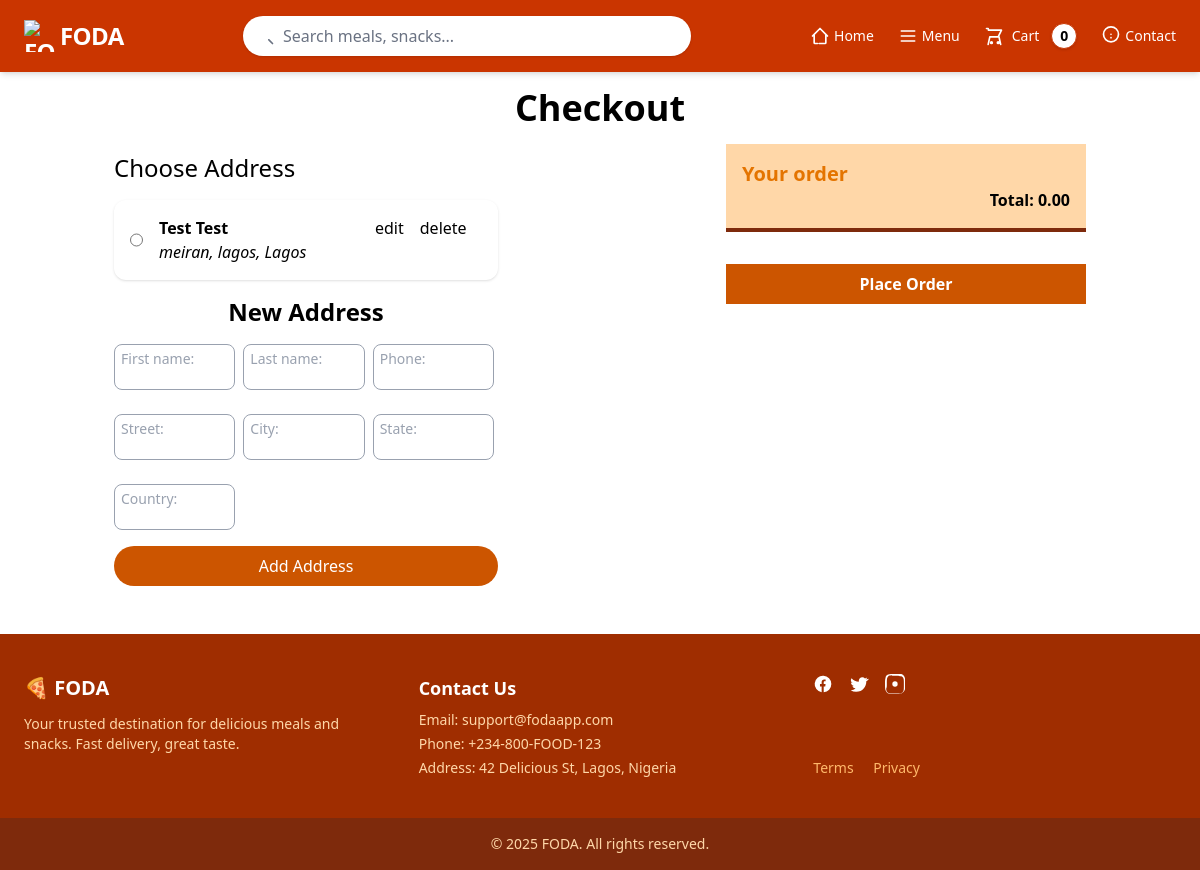
The page /cart/checkout/ (signed in) on the database its author committed.
### user/models.py (models this page shows, shortened)
class Address(models.Model):
    user = models.ForeignKey(User, related_name="address", on_delete=models.CASCADE)
    first_name = models.CharField(max_length=50)
    last_name = models.CharField(max_length=50)
    full_name = models.CharField(max_length=100)
    phone = PhoneNumberField(region="NG", null=True)
    street = models.CharField( max_length=50,)
    city = models.CharField( max_length=50)
    state = models.CharField(max_length=50)
    country = models.CharField( max_length=50)
    class Meta:
        verbose_name = "Address"
        verbose_name_plural = "Addresses"

### cart/views.py (the view, shortened to what this page needs)
# urls.py: path("checkout/", views.checkout, name = "checkout"),
@login_required
def checkout(request):
    user = request.user
    addresses = Address.objects.filter(user=user)
    form = Addressform()
    cart = Cart(request)
    context = {
        "addresses":addresses,
        "form":form,
    }
    return render(request, "cart/checkout.html", context)

### user/forms.py
class Addressform(forms.ModelForm):
    class Meta:
        model = Address
        exclude =["user", "full_name"]

### cart/cart.py (called while the page is built, shortened)
    def cart_total(self):
        food_ids = self.cart.keys()
        foods = Food.objects.filter(id__in=food_ids)
        total = Decimal('0.00')
        return total

    def __len__(self):
        return len(self.cart)

### cart/context_processors.py (called while the page is built)
def cart(request):
    return{
        'cart': Cart(request)
    }

### cart/templates/cart/checkout.html (shortened to what this page needs)
{% extends "base.html" %}
{% block content %}
<section>
    <h1 class="text-4xl font-semibold text-center my-4">Checkout</h1>
    <div class="flex justify-around max-md:flex-col-reverse max-md:px-8">
        <div>
            <div>
                <h2 class="text-2xl my-2">Choose Address</h2>
                <form action="" method="post" id="form-1">
                    <ul id="address-list" class="max-md:text-center">
                        {% for address in addresses %}
                        <li class="flex gap-4 my-4 p-4 shadow max-md:px-8 hover:cursor-pointer hover:ring-burntOrange-500 hover:ring-2 rounded-xl max-md:inline-flex max-md:text-left">
                            <input type="radio" name="address_id" value="{{address.id}}" required >
                            <div class="w-[200px]">
                                <h1 class="font-bold">{{address.full_name}}</h1>
                                <address>{{address.street}}, {{address.city}}, {{address.state}}</address>
                            </div>
                            <div class="flex gap-4">
                                <p>edit</p>
                                <a class="delete-address" href="{% url "delete_checkout_address" address.id %}">delete</a>
                            </div>
                        </li>
                        {% empty %}
                        Add New Address below
                        {% endfor %}
                    </ul>
                </form>
            </div>
            <h2 class="text-2xl text-center my-4 font-semibold">New Address</h1>
            <form action="" method="post" class="w-full form-control relative" id="add_address">
                <div class="grid grid-cols-3 gap-2 w-[380px] max-md:w-full">
                    {% for form in form  %}
                    <div class="form-div">
                        {{form.label_tag}}
                        {{form}}
                    </div>
                    {% endfor %}
                </div>
                <button type="submit" class="btn-primary px-4 py-2">Add Address</button>
            </form>
        </div>
        <div >
            <div class="bg-orange-200 border-b-4 border-orange-900 p-4 md:min-w-90">
                <h1 class="text-xl font-semibold text-burntOrange-600">Your order</h1>
                <div class="text-right font-bold">
                    Total: {{cart.cart_total}}
                </div>
            </div>
            <button type="submit" form="form-1" class="btn-primary py-2 w-full font-semibold mt-8 max-md:hidden">Place Order</button>
        </div>
    </div>
</section>
{% endblock content %}

### rows shown on the page
Address: full_name "Test Test", street "meiran", city "lagos", state "Lagos"

### other values the page prints
{{ cart|length }} "0"
{{ cart.cart_total }} "0.00"
